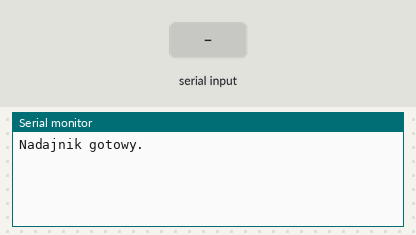
A sketch run on a simulated Arduino Uno, built with avr-gcc and run on an emulated ATmega328P. Parts: the last lines printed to the serial monitor. The inputs (shaded band) are chosen by the test bench. No radio packets arrive unless stated.

Above: at 1.2 s.
1.3 s: "q" received over Serial
At 1.9 s:
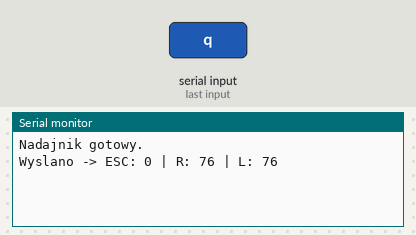
2.8 s: "w" received over Serial
At 4.2 s:
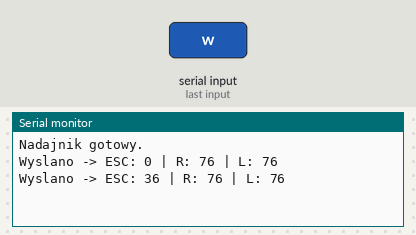

Measured:
- after the input at 1.3 s, the serial monitor: prints a new line at once (image 1)
- after the input at 2.8 s, the serial monitor: prints a new line at once (image 2)

The sketch:

nadajnik.ino
```cpp
#include <SPI.h>
#include <nRF24L01.h>
#include <RF24.h>

RF24 radio(7,6);
const byte address[6]="00001";
int16_t data[3];

void setup(){
  Serial.begin(115200);
  if(!radio.begin()){
    Serial.println("Radio Error!");
    while(1);
  }

  radio.openWritingPipe(address);
  radio.setPALevel(RF24_PA_MIN);
  radio.setDataRate(RF24_250KBPS);
  radio.setRetries(15,15);
  radio.stopListening();

  data[0]=0;
  data[1]=76;
  data[2]=76;

  Serial.println("Nadajnik gotowy.");
}

void loop(){
  if(Serial.available()>0){
    char key=Serial.read();

    switch(key){
      case 'q': data[0]=0; break;
      case 'w': data[0]=36; break;
      case 'e': data[0]=72; break;
      case 'r': data[0]=108; break;
      case 't': data[0]=144; break;
      case 'y': data[0]=180; break;

      case 'a': data[2]=92; break; // Lewe serwo
      case 'z': data[2]=60; break;

      case 's': data[1]=92; break; // Prawe serwo
      case 'x': data[1]=60; break;

      case ' ': data[1]=76; data[2]=76; break;
    }

    if(radio.write(&data,sizeof(data))){
      Serial.print("Wyslano -> ESC: "); Serial.print(data[0]);
      Serial.print(" | R: "); Serial.print(data[1]);
      Serial.print(" | L: "); Serial.println(data[2]);
    }else{
      Serial.println("Blad wysylania - brak polaczenia!");
    }
  }
}
```
